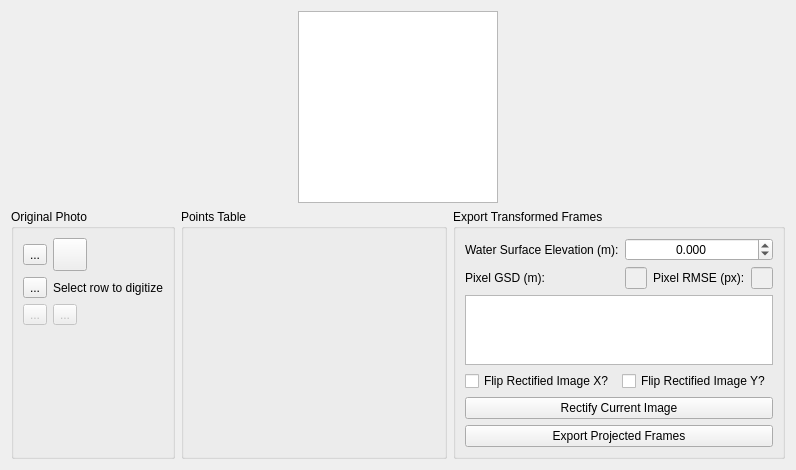
      <widget class="QWidget" name="tabOrthorectification">
       <attribute name="title">
        <string>Orthorectification</string>
       </attribute>
       <layout class="QGridLayout" name="gridLayout_13" rowstretch="3,0" columnstretch="2,0,0,0">
        <item row="0" column="0" colspan="4">
         <layout class="QHBoxLayout" name="layoutOrthoImagePane" stretch="2,5,5">
          <item>
           <layout class="QVBoxLayout" name="verticalLayout_3">
            <item>
             <widget class="QTreeView" name="treeviewProjectStructureOrthorectificationTab">
              <property name="maximumSize">
               <size>
                <width>200</width>
                <height>16777215</height>
               </size>
              </property>
             </widget>
            </item>
           </layout>
          </item>
          <item>
           <layout class="QGridLayout" name="layoutOrthoOriginalImage"/>
          </item>
          <item>
           <layout class="QGridLayout" name="layoutOrthoRectifiedImage"/>
          </item>
         </layout>
        </item>
        <item row="1" column="0" colspan="4">
         <layout class="QHBoxLayout" name="horizontalLayout_6" stretch="1,5,2">
          <item>
           <widget class="QGroupBox" name="groupboxOrthoOrigImageTools">
            <property name="title">
             <string>Original Photo</string>
            </property>
            <layout class="QGridLayout" name="gridLayout_14">
             <item row="0" column="0">
              <layout class="QGridLayout" name="layoutImagebrowserToolButtons_2">
               <item row="0" column="1">
                <widget class="QToolButton" name="toolbuttonOpenOrthoPointsTable">
                 <property name="toolTip">
                  <string>Load table with ground control points</string>
                 </property>
                 <property name="text">
                  <string>...</string>
                 </property>
                 <property name="icon">
                  <iconset>
                   <normaloff>icons/table-solid.svg</normaloff>icons/table-solid.svg</iconset>
                 </property>
                 <property name="iconSize">
                  <size>
                   <width>26</width>
                   <height>26</height>
                  </size>
                 </property>
                </widget>
               </item>
               <item row="1" column="1">
                <widget class="QToolButton" name="toolbuttonOrthoOrigImageDigitizePoint">
                 <property name="toolTip">
                  <string>Select row in the points table first, then click to digitize pixel location of selected point.</string>
                 </property>
                 <property name="styleSheet">
                  <string notr="true"/>
                 </property>
                 <property name="text">
                  <string>...</string>
                 </property>
                 <property name="icon">
                  <iconset>
                   <normaloff>icons/crosshairs-solid.svg</normaloff>icons/crosshairs-solid.svg</iconset>
                 </property>
                 <property name="iconSize">
                  <size>
                   <width>26</width>
                   <height>26</height>
                  </size>
                 </property>
                </widget>
               </item>
               <item row="2" column="1">
                <widget class="QToolButton" name="toolbuttonAddOrthotableRow">
                 <property name="enabled">
                  <bool>false</bool>
                 </property>
                 <property name="toolTip">
                  <string>Add new row above selected row to the points table</string>
                 </property>
                 <property name="text">
                  <string>...</string>
                 </property>
                 <property name="icon">
                  <iconset>
                   <normaloff>icons/square-plus-solid.svg</normaloff>icons/square-plus-solid.svg</iconset>
                 </property>
                 <property name="iconSize">
                  <size>
                   <width>26</width>
                   <height>26</height>
                  </size>
                 </property>
                </widget>
               </item>
               <item row="0" column="3">
                <widget class="QToolButton" name="toolbuttonSaveOrthoPointsTable">
                 <property name="toolTip">
                  <string>Save ground control points table</string>
                 </property>
                 <property name="text">
                  <string/>
                 </property>
                 <property name="icon">
                  <iconset>
                   <normaloff>icons/floppy-disk-solid.svg</normaloff>icons/floppy-disk-solid.svg</iconset>
                 </property>
                 <property name="iconSize">
                  <size>
                   <width>26</width>
                   <height>26</height>
                  </size>
                 </property>
                </widget>
               </item>
               <item row="2" column="3">
                <widget class="QToolButton" name="toolbuttonRemoveOrthotableRow">
                 <property name="enabled">
                  <bool>false</bool>
                 </property>
                 <property name="toolTip">
                  <string>Remove selected row from the points table</string>
                 </property>
                 <property name="text">
                  <string>...</string>
                 </property>
                 <property name="icon">
                  <iconset>
                   <normaloff>icons/square-minus-solid.svg</normaloff>icons/square-minus-solid.svg</iconset>
                 </property>
                 <property name="iconSize">
                  <size>
                   <width>26</width>
                   <height>26</height>
                  </size>
                 </property>
                </widget>
               </item>
               <item row="1" column="3">
                <widget class="QLabel" name="labelSelectRow">
                 <property name="text">
                  <string>Select row to digitize</string>
                 </property>
                </widget>
               </item>
              </layout>
             </item>
             <item row="1" column="0">
              <spacer name="verticalSpacer_7">
               <property name="orientation">
                <enum>Qt::Vertical</enum>
               </property>
               <property name="sizeHint" stdset="0">
                <size>
                 <width>20</width>
                 <height>40</height>
                </size>
               </property>
              </spacer>
             </item>
            </layout>
           </widget>
          </item>
          <item>
           <widget class="QGroupBox" name="groupboxOrthoPointsTable">
            <property name="title">
             <string>Points Table</string>
            </property>
            <layout class="QGridLayout" name="gridLayout_16">
             <item row="0" column="0">
              <layout class="QHBoxLayout" name="layoutOrthoPointsTable"/>
             </item>
            </layout>
           </widget>
          </item>
          <item>
           <widget class="QGroupBox" name="groupboxExportOrthoFrames">
            <property name="title">
             <string>Export Transformed Frames</string>
            </property>
            <layout class="QGridLayout" name="gridLayout_17">
             <item row="0" column="0">
              <layout class="QGridLayout" name="layoutImagebrowserToolButtons_3">
               <item row="0" column="1" colspan="3">
                <widget class="QDoubleSpinBox" name="doubleSpinBoxRectificationWaterSurfaceElevation">
                 <property name="alignment">
                  <set>Qt::AlignCenter</set>
                 </property>
                 <property name="decimals">
                  <number>3</number>
                 </property>
                 <property name="minimum">
                  <double>-99999.000000000000000</double>
                 </property>
                 <property name="maximum">
                  <double>99999.990000000005239</double>
                 </property>
                 <property name="singleStep">
                  <double>0.100000000000000</double>
                 </property>
                </widget>
               </item>
               <item row="1" column="0">
                <widget class="QLabel" name="labelPixelGSD">
                 <property name="text">
                  <string>Pixel GSD (m):</string>
                 </property>
                </widget>
               </item>
               <item row="5" column="0" colspan="4">
                <widget class="QPushButton" name="buttonRectifyCurrentImage">
                 <property name="toolTip">
                  <string>Apply recification to the currently loaded GCP image</string>
                 </property>
                 <property name="text">
                  <string>Rectify Current Image</string>
                 </property>
                </widget>
               </item>
               <item row="2" column="0" colspan="4">
                <widget class="QTableWidget" name="tablewidgetProjectiveMatrix">
                 <property name="toolTip">
                  <string>The transformation matrix calculated from rectification. The shape and form will vary depending on method.</string>
                 </property>
                 <property name="sizeAdjustPolicy">
                  <enum>QAbstractScrollArea::AdjustToContents</enum>
                 </property>
                 <property name="editTriggers">
                  <set>QAbstractItemView::NoEditTriggers</set>
                 </property>
                 <attribute name="horizontalHeaderVisible">
                  <bool>false</bool>
                 </attribute>
                 <attribute name="verticalHeaderVisible">
                  <bool>false</bool>
                 </attribute>
                </widget>
               </item>
               <item row="1" column="2">
                <widget class="QLabel" name="labelPixelRMSE">
                 <property name="text">
                  <string>Pixel RMSE (px):</string>
                 </property>
                </widget>
               </item>
               <item row="1" column="3">
                <widget class="QLineEdit" name="lineeditPixelRMSE">
                 <property name="enabled">
                  <bool>false</bool>
                 </property>
                 <property name="toolTip">
                  <string>Pixel root mean square error computed from rectification (in pixels)</string>
                 </property>
                </widget>
               </item>
               <item row="6" column="0" colspan="4">
                <widget class="QPushButton" name="pushbuttonExportProjectedFrames">
                 <property name="toolTip">
                  <string>Export projected frames using current settings</string>
                 </property>
                 <property name="text">
                  <string>Export Projected Frames</string>
                 </property>
                </widget>
               </item>
               <item row="1" column="1">
                <widget class="QLineEdit" name="lineeditPixelGSD">
                 <property name="enabled">
                  <bool>false</bool>
                 </property>
                 <property name="toolTip">
                  <string>Pixel ground scale distance computed from rectification (units same as GCPs)</string>
                 </property>
                 <property name="alignment">
                  <set>Qt::AlignCenter</set>
                 </property>
                </widget>
               </item>
               <item row="0" column="0">
                <widget class="QLabel" name="labelWaterSurfaceElevation">
                 <property name="text">
                  <string>Water Surface Elevation (m):</string>
                 </property>
                </widget>
               </item>
               <item row="4" column="0" colspan="4">
                <layout class="QHBoxLayout" name="horizontalLayout_14">
                 <item>
                  <widget class="QCheckBox" name="checkBoxOrthoFlipX">
                   <property name="toolTip">
                    <string>If selected, flip the Rectified Image about the Y axis. This can be used to fix &quot;mirrored&quot; rectifications.</string>
                   </property>
                   <property name="text">
                    <string>Flip Rectified Image X?</string>
                   </property>
                  </widget>
                 </item>
                 <item>
                  <widget class="QCheckBox" name="checkBoxOrthoFlipY">
                   <property name="toolTip">
                    <string>&lt;html&gt;&lt;head/&gt;&lt;body&gt;&lt;p&gt;If selected, flip the Rectified Image about the Y axis. This can be used to fix &amp;quot;mirrored&amp;quot; rectifications.&lt;/p&gt;&lt;/body&gt;&lt;/html&gt;</string>
                   </property>
                   <property name="text">
                    <string>Flip Rectified Image Y?</string>
                   </property>
                  </widget>
                 </item>
                </layout>
               </item>
              </layout>
             </item>
            </layout>
           </widget>
          </item>
         </layout>
        </item>
       </layout>
      </widget>
